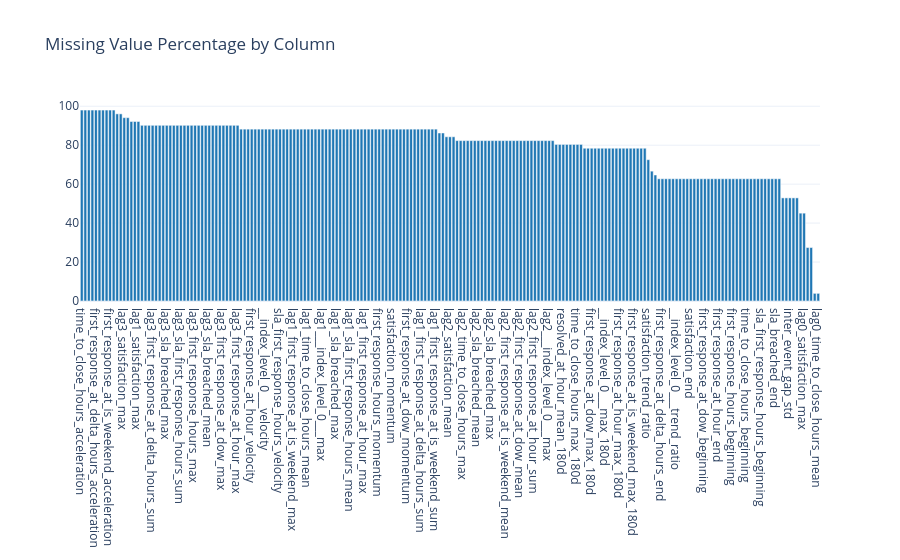

This figure's notebook cell:
### Markdown cell above
## 2.5 Missing Value Analysis

**📖 Interpretation Guide:**
- **MCAR (Missing Completely at Random)**: Missing values have no pattern - safe to impute with mean/median
- **MAR (Missing at Random)**: Missingness depends on other observed variables - use regression imputation
- **MNAR (Missing Not at Random)**: Missingness depends on the missing value itself - create missing indicator

**⚠️ What to Watch For:**
- Columns with >50% missing may need to be dropped
- Highly correlated missing patterns suggest MAR
- ID columns with missing values indicate data integrity issues

### Code cell
missing_data = []
for col_name, col_info in findings.columns.items():
    null_count = col_info.universal_metrics.get("null_count", 0)
    null_pct = col_info.universal_metrics.get("null_percentage", 0)
    if null_count > 0:
        missing_data.append({
            "Column": col_name,
            "Missing Count": null_count,
            "Missing %": f"{null_pct:.2f}%"
        })

if missing_data:
    missing_df = native_pd.DataFrame(missing_data).sort_values("Missing Count", ascending=False)
    print("Columns with Missing Values:")
    display_table(missing_df)

    fig = charts.bar_chart(
        missing_df["Column"].tolist(),
        [float(x.replace("%", "")) for x in missing_df["Missing %"].tolist()],
        title="Missing Value Percentage by Column"
    )
    display_figure(fig)
else:
    print("No missing values detected.")

### Figure 1 — Plotly figure (JSON) as saved in the notebook; plotly's stock layout.template omitted (floating-point values rounded to 4 significant figures; data arrays with more than 128 entries replaced by an {"elided": "..."} marker saying what was removed)
{"data": [{"marker": {"color": "#1f77b4"}, "type": "bar", "x": {"elided": "209 str values"}, "y": {"elided": "209 float values"}}], "layout": {"title": {"text": "Missing Value Percentage by Column"}, "xaxis": {"title": {}}, "yaxis": {"title": {}}}}
